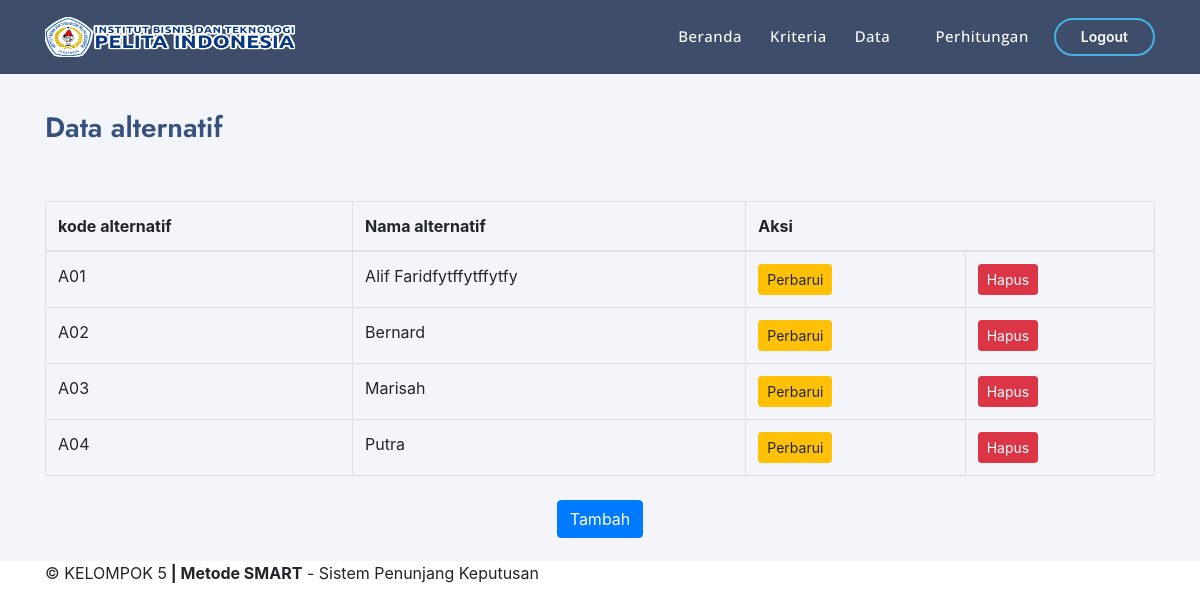
The page /admin/index.php?page=alternatif on the database its author committed.
### tables this page shows
CREATE TABLE `tb_alternatif` (
  `no` int(35) NOT NULL,
  `kode_alternatif` varchar(35) NOT NULL,
  `nama_alternatif` varchar(35) NOT NULL
);

### admin/alternatif.php (the view, shortened to what this page needs)
<br>
<h2>Data alternatif</h2>
<br><br>
    <table class="table table-bordered">
        <thead>
            <tr>
                <th>kode alternatif</th>
                <th>Nama alternatif</th>
                <th colspan=2>Aksi</th>
            </tr>
        </thead>
        <tbody>
        <?php
        $hostname = "localhost";
        $username = "root";
        $password = "";
        $database = "smart";
        $mysqli = new mysqli($hostname, $username, $password, $database);
    $sql = "SELECT * FROM tb_alternatif";
    $result = $mysqli->query($sql);
    while($row = $result -> fetch_assoc()) {
?>
        <tr>
            <td><?php echo $row["kode_alternatif"]; ?></td>
            <td><?php echo $row["nama_alternatif"]; ?></td>
            <td><a href="?page=alternatif-edit&kode_alternatif=<?php echo $row['kode_alternatif']; ?>" class="btn btn-sm btn-warning">Perbarui</td>
                <td><a href="?page=alternatif-hapus&kode_alternatif=<?php echo $row['kode_alternatif']; ?>" class="btn btn-sm btn-danger">Hapus</td>
        </tr>
<?php
        }
?>
        </tbody>
    </table>
    <div class="row mt-4">
    <div class="col-md-12 text-center">
        <a href="?page=alternatif-tambah" class="btn btn-primary mb-2">Tambah</a>
    </div>
</div>
   </div>

### assets/css/style.css (style rules this page uses)
a { color: #47b2e4; }
h1, h2, h3, h4, h5, h6 { font-family: "Jost", sans-serif; }
.breadcrumbs h2 { font-size: 28px; font-weight: 600; color: #37517e; }

### rows shown on the page
tb_alternatif: kode_alternatif "A01", nama_alternatif "Alif Faridfytffytffytfy"
tb_alternatif: kode_alternatif "A02", nama_alternatif "Bernard"
tb_alternatif: kode_alternatif "A03", nama_alternatif "Marisah"
tb_alternatif: kode_alternatif "A04", nama_alternatif "Putra"
